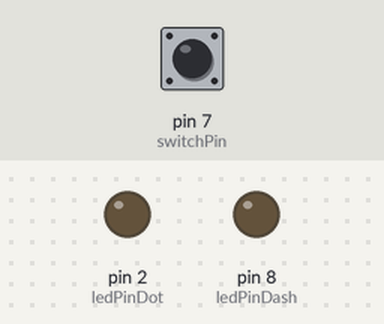
Bench run of a sketch on a simulated Arduino Uno, built with avr-gcc and run on an emulated ATmega328P. On the bench: output pins drawn as LEDs (lit = HIGH). The inputs (shaded band) are chosen by the test bench; at power-on: pin 7 (switchPin) HIGH. What the sketch prints to the serial monitor is not drawn.

Above: at 1.2 s.
1.3 s: pin 7 (switchPin) pulled LOW for 0.15 s
At 2.7 s:
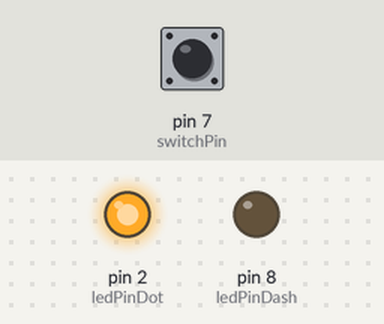
3.0 s: pin 7 (switchPin) pulled LOW for 1 s
At 4.6 s:
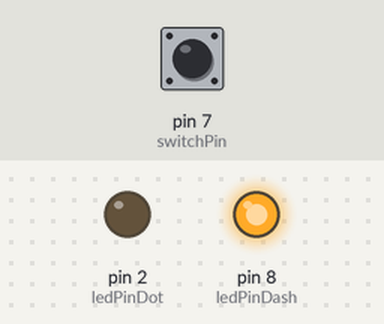
5.5 s: pin 7 (switchPin) pulled LOW for 3.2 s
At 9.4 s:
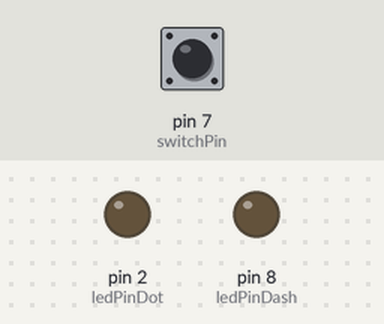
Timing chart, 0 to 10.9 s (numbered marks = the images above; inputs shaded):
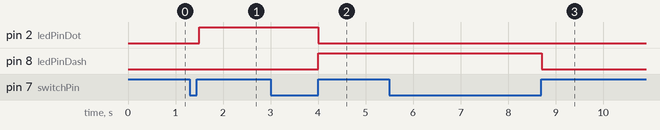

Measured:
- after the input at 1.3 s, pin 2 (ledPinDot): LOW → HIGH after 0.20 s
- after the input at 3.0 s, pin 2 (ledPinDot): HIGH → LOW after 1.0 s; pin 8 (ledPinDash): LOW → HIGH after 1.0 s
- after the input at 5.5 s, pin 8 (ledPinDash): HIGH → LOW after 3.2 s

The sketch:

arduino.ino.ino
```cpp
const int ledPinDot = 2;
const int ledPinDash = 8;
const int switchPin = 7;
int timeCountOff = 0;
int timeCountOn = 0;
int T = 300;
int wait = 105;

void setup(){
  Serial.begin(9600);
  pinMode( ledPinDot, OUTPUT );
  pinMode( ledPinDash, OUTPUT );
  pinMode( switchPin, INPUT );
}

void loop(){
 if (digitalRead(switchPin) == LOW){
  int currentTimeOff = millis();
  int timeOff = currentTimeOff - timeCountOff;

  if(timeOff > 2*T && timeOff < 5*T){
    Serial.print(3);
  }

  if(timeOff > 5*T && timeOff < 50*T){
    Serial.print(4);
  }
  if(timeOff > 50*T) {
    Serial.print(5);
  }
  timeCountOff = currentTimeOff;
  delay(100);
 }

 if(digitalRead(switchPin) == HIGH) {
  int currentTimeOn = millis();
  int timeOn = currentTimeOn - timeCountOn;

  if(timeOn > wait){
    if(timeOn <= 1.5 * T){
      Serial.print(1);
      digitalWrite(ledPinDash, LOW);
      digitalWrite(ledPinDot, HIGH);
  }

  if(timeOn > 1.5*T && timeOn <= 4*T){
    Serial.print(2);
    digitalWrite(ledPinDot, LOW);
    digitalWrite(ledPinDash, HIGH);
  }
   if(timeOn > 4 * T){
    Serial.print(6);
    digitalWrite(ledPinDot, LOW);
    digitalWrite(ledPinDash, LOW);
  }
 }
 timeCountOn = currentTimeOn;
 delay(100);
 }
}
```
